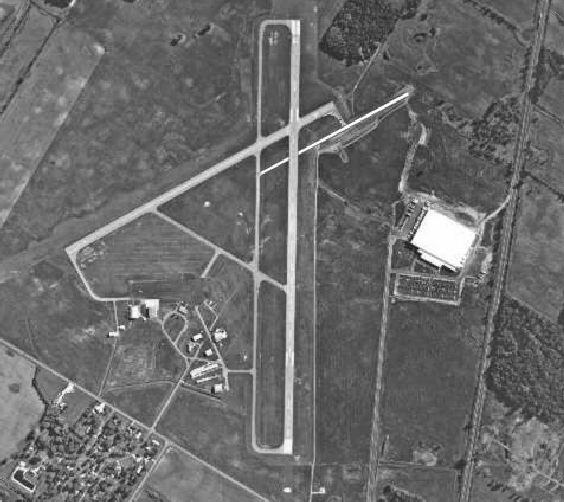
#> input picture hw7/airport.tif, 564 x 502 px
$ jupyter execute hw7.ipynb
#> lines starting #> are read from the running program, lines starting #| are printed output that depends on the picture; after the words box and inside, x2 and y2 are one past the last pixel; in counts of white or black regions, pixels touching at a corner belong together
[cell 1]
from PIL import Image
import skimage.feature
import skimage.transform
import numpy as np
import matplotlib.pyplot as plt

[cell 2]
img = Image.open('airport.tif')
#> img is the input picture: PIL image 564x502 L; min 19, max 255, mean 106.4
img.load()
data = np.array(img, dtype=np.float32)

[cell 3]
canny_edges = skimage.feature.canny(data, low_threshold=70, high_threshold=130, sigma=2)
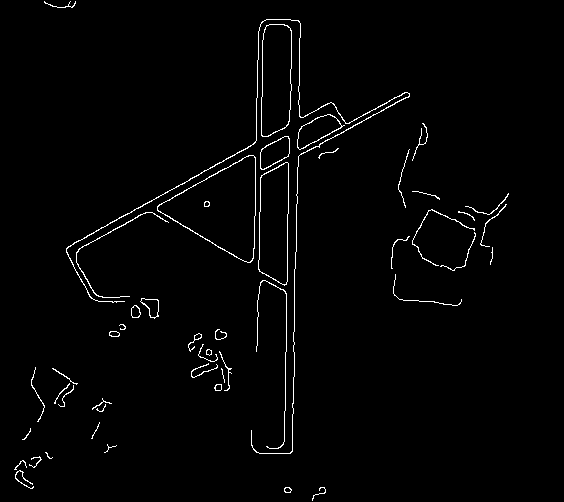
#> canny_edges: shape (502, 564) bool; 1.7% white in thin lines or dots, all inside (x1, y1, x2, y2) = (14, 1, 509, 501)

plt.figure(figsize=(20,10))
plt.imshow(canny_edges, cmap='gray')

[cell 4]
hough_line = skimage.transform.hough_line(canny_edges)

plt.imshow(hough_line[0], cmap='gray', aspect='auto')
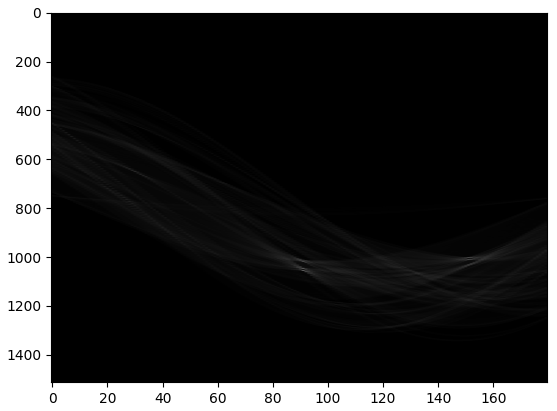
#> figure drawn by matplotlib, 1 panel

[cell 5]
hough_peaks = skimage.transform.hough_line_peaks(hough_line[0], hough_line[1], hough_line[2], num_peaks=3)
#> hough_peaks = ([259, 230, 185], [0.0175, 0.0175, 1.06], [300, 263, 256])

[cell 6]
fig, axes = plt.subplots(1, 3, figsize=(15, 6))
ax = axes.ravel()

ax[0].imshow(canny_edges, cmap='gray')
ax[0].set_axis_off()
ax[0].set_title('Canny edges')

ax[1].imshow(np.log(1 + hough_line[0]),
             extent=[np.rad2deg(hough_line[1][-1]), np.rad2deg(hough_line[1][0]), hough_line[2][-1], hough_line[2][0]],
             cmap='gray', aspect=1/2.5)
ax[1].set_axis_off()
ax[1].set_title('Hough lines')

ax[2].imshow(data, cmap='gray')
for _, angle, dist in zip(*hough_peaks):
    y0 = (dist - 0 * np.cos(angle)) / np.sin(angle)
    y1 = (dist - data.shape[1] * np.cos(angle)) / np.sin(angle)
    ax[2].plot((0, data.shape[1]), (y0, y1), '-r')
#> this loop made 3 passes
#> (angle, dist, y0, y1) on passes 1 to 3: (0.0175, 300, 17189.6, -15121.9), (0.0175, 263, 15069.6, -17242), (1.06, 256, 292.7, -19.93)
ax[2].set_xlim((0, data.shape[1]))
ax[2].set_ylim((data.shape[0], 0))
ax[2].set_axis_off()
ax[2].set_title('Detected lines')
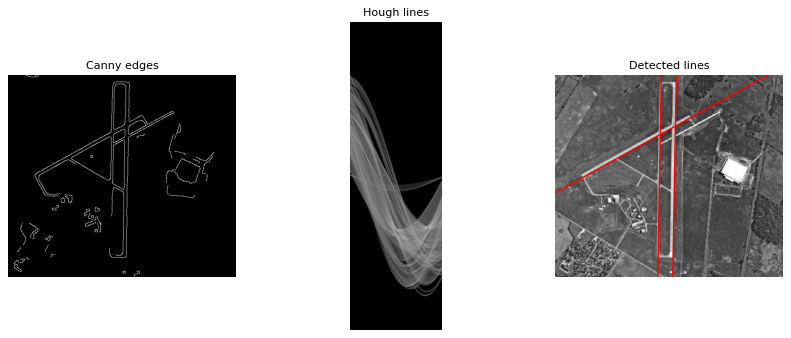
#> figure drawn by matplotlib, 3 panels
